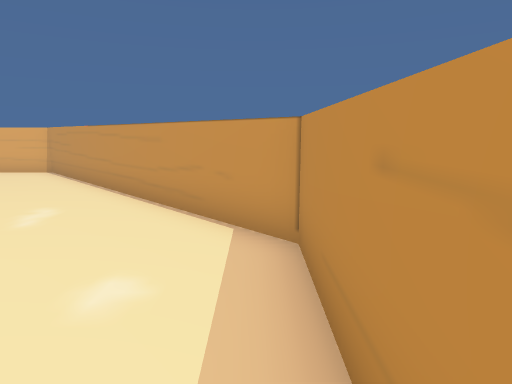
View 1 (above)

16 first-person views from a walk through a scene from a Unity 3-D project. The camera is 1.4 m above the floor, tilts 10° down and sees 75° across. The floor is counted in squares, 1 m on a side. Each view is taken from the middle of a square. On the plan, view 1 faces up. The plan holds only what a view shows up to about 15 squares ahead; the rest is blank. The player is left out.

View 2
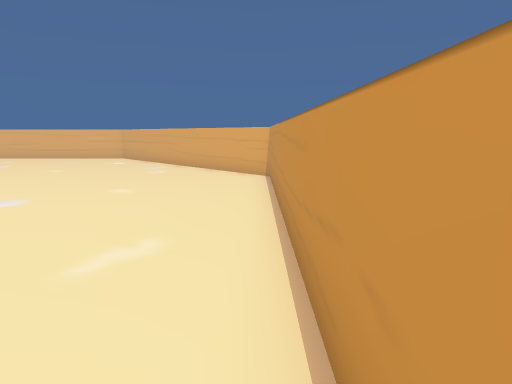

View 3
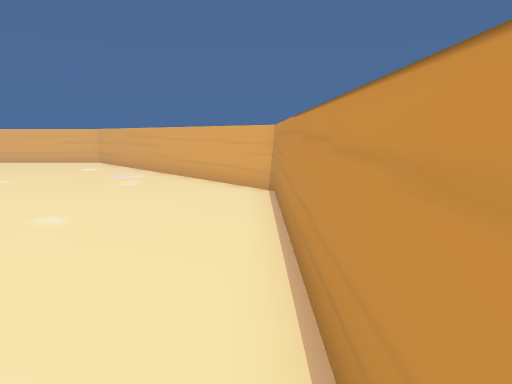

View 4
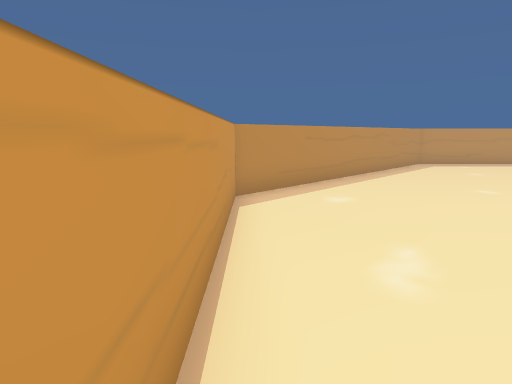

View 5
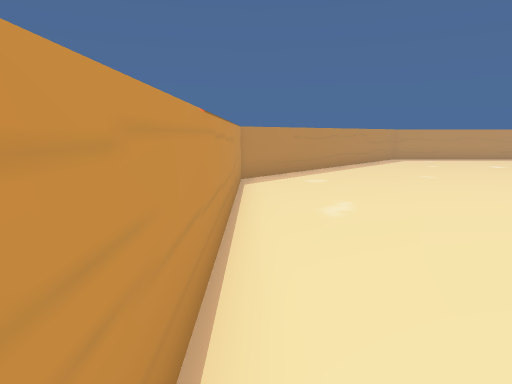

View 6
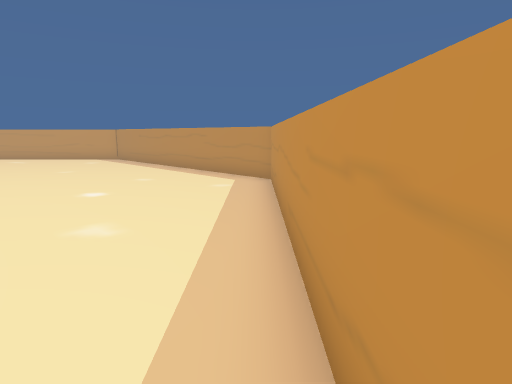

View 7
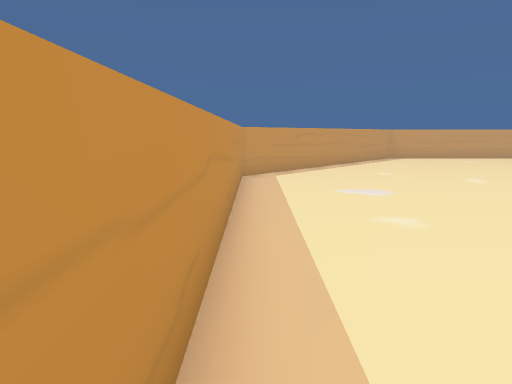

View 8
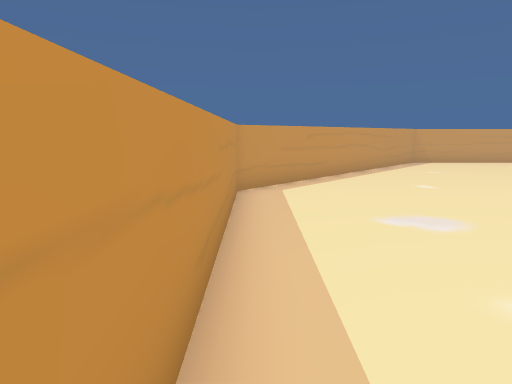

View 9
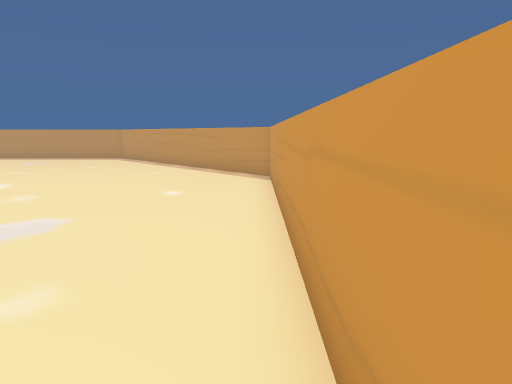

View 10
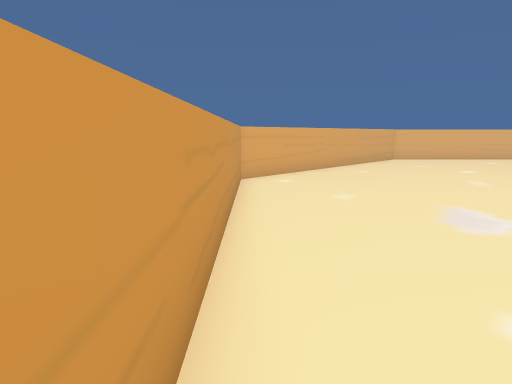

View 11
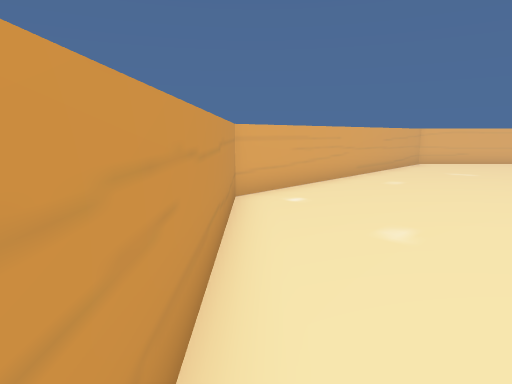

View 12
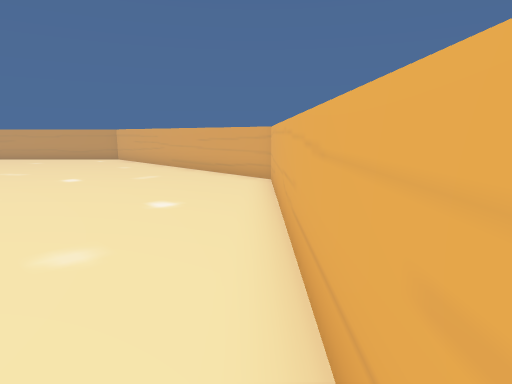

View 13
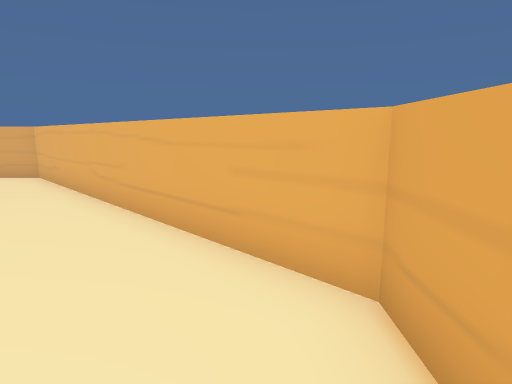

View 14
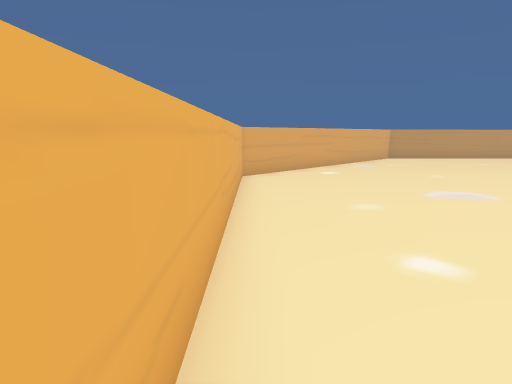

View 15
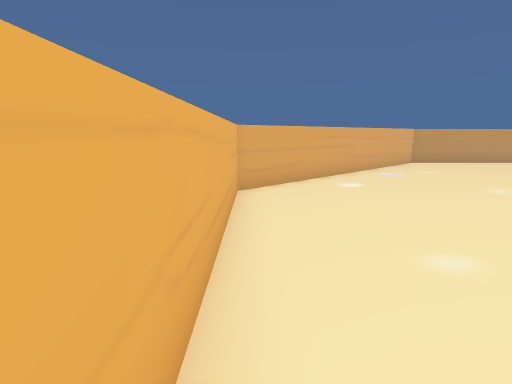

View 16
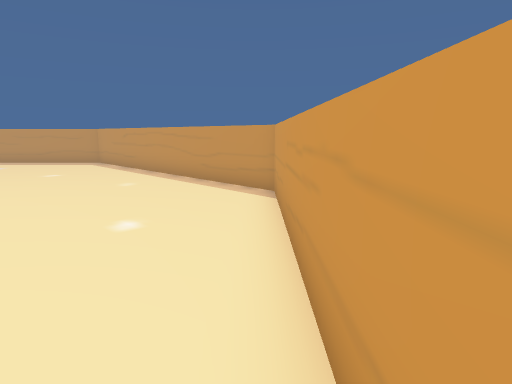

### Floor plan
Points are (right, up) in squares from view 1. A wall is a line through its corners. A room is listed if a view was taken in it or the views show most of it. See-through windows are left out.
Room 1 (views 1, 2, 3, 4, 5, 6, 7, 8, 9, 10, 11, 12, 13, 14, 15, 16)
walls: (-18.6, 12) (-26.5, 4.1) (-26.5, -7.1) (-18.6, -15) (-7.4, -15) (0.5, -7.1) (0.5, 4.1) (-7.4, 12) (-18.6, 12)

Positions as (right, up) in squares from view 1, and headings:
1: (0, 0), facing up
2: (0, 4), facing up-left
3: (-2, 6), facing up-left
4: (-5, 9), facing down-right
5: (-7, 11), facing down-right
6: (-7, -14), facing up-right
7: (0, -7), facing down-left
8: (-2, -9), facing down-left
9: (-26, -7), facing down-right
10: (-19, -14), facing up-left
11: (-21, -12), facing up-left
12: (-19, 11), facing down-left
13: (-16, 11), facing left
14: (-26, 4), facing up-right
15: (-24, 6), facing up-right
16: (-24, -9), facing down-right
